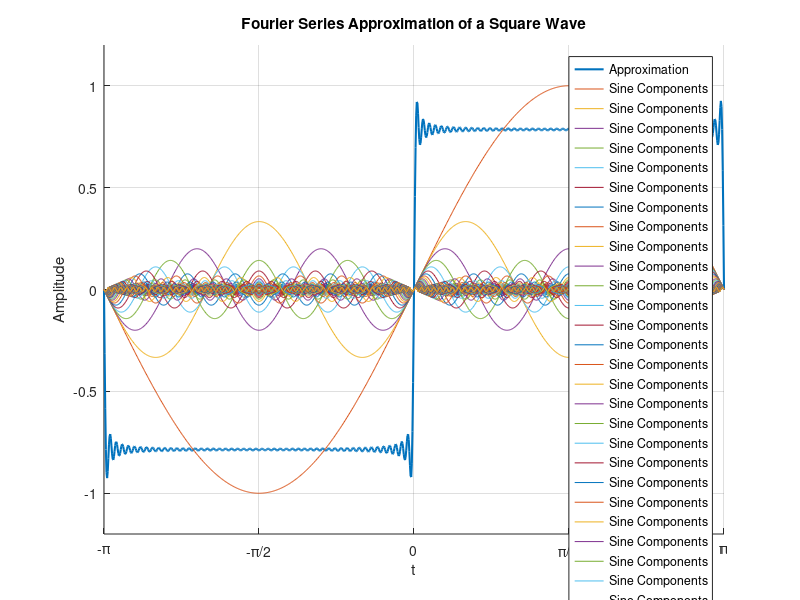

MATLAB code to generate this figure: (Note: this script raises an error after producing the figure.)
% SPDX-License-Identifier: GPL-3.0-or-later
%
% hw5_plottingSchemingEven.m -- ECE210: MATLAB Seminar
% Copyright (C) 2025 Abhijeet Khirdekar <akhirdekar144@gmail.com>

clc;

%% 1.

% Formula:
%   a_n = 2n + 1,
%   s(t) = sum_{n=0 to i} [sin(a_n * t) / a_n], for t in [-π, π].

numTerms = 50;            % Number of terms in the sum
nValues = 0:numTerms;     % Index set from 0 to 50
aVec = 2 * nValues + 1;   % Generate a_n = 2n + 1

tPoints = linspace(-pi, pi, 1000);  % 1000 points from -π to π
% Create a matrix of sine components, each row is sin(a_n * tPoints) / a_n

allTerms = sin(aVec.' .* tPoints) ./ aVec.';

% Sum over each row to get the approximation
squareApprox = sum(allTerms, 1);

figure('Name','Square Wave Approximation'); 
hold on;
plot(tPoints, squareApprox, 'LineWidth', 1.5, 'DisplayName','Approximation');
plot(tPoints, allTerms, 'DisplayName','Sine Components');
title('Fourier Series Approximation of a Square Wave');
xlabel('t');
ylabel('Amplitude');

% Adjust the x-axis ticks to show multiples of π
xlim([tPoints(1), tPoints(end)]);
xticks([-pi, -pi/2, 0, pi/2, pi]);
xticklabels({'-\pi', '-\pi/2', '0', '\pi/2', '\pi'});
ylim([-1.2, 1.2]);  % Slightly bigger range to see overshoot
grid on;
legend('Location','best');
hold off;


%% 2.

% Split data into two subplots:
%   Left subplot: the summed approximation only.
%   Right subplot: all the individual sin components.

figure('Name','Square Wave Subplots');
sgtitle('Fourier Series: Summed vs. Components');

% Left Subplot: Summation
subplot(1, 2, 1);
plot(tPoints, squareApprox, 'LineWidth', 1.5, 'Color','b');
title('Summed Approximation');
xlabel('t');
ylabel('Amplitude');
xlim([tPoints(1), tPoints(end)]);
xticks([-pi, -pi/2, 0, pi/2, pi]);
xticklabels({'-\pi', '-\pi/2', '0', '\pi/2', '\pi'});
ylim([-1.2, 1.2]);
grid on;

% Right Subplot: Individual Components
subplot(1, 2, 2);
plot(tPoints, allTerms);
title('Sine Components');
xlabel('t');
ylabel('Amplitude');
xlim([tPoints(1), tPoints(end)]);
xticks([-pi, -pi/2, 0, pi/2, pi]);
xticklabels({'-\pi', '-\pi/2', '0', '\pi/2', '\pi'});
ylim([-1.2, 1.2]);
grid on;


%% 3. 

% Surface Plot of z = x sin(x) - y cos(y)
% Create a mesh over [-2π, 2π] x [-2π, 2π].
% Then define Z = X.*sin(X) - Y.*cos(Y), and plot it with 'surf'.

nGrid = 64;  % Number of points in each dimension
xVals = linspace(-2*pi, 2*pi, nGrid);
yVals = linspace(-2*pi, 2*pi, nGrid);

[X, Y] = meshgrid(xVals, yVals);
Z = X .* sin(X) - Y .* cos(Y);  % Function definition

figure('Name','Surface Plot');
surf(X, Y, Z);
title('z = x sin(x) - y cos(y)');
xlabel('x');
ylabel('y');
zlabel('z');
shading interp;  % Smooth shading for better visualization
colormap jet;
colorbar;


%% Extra: Plot the MATLAB Logo
% The MATLAB function "membrane" reproduces a surface resembling the MATLAB logo

figure('Name','MATLAB Logo');
logoData = membrane(1, 25);   % Generate a membrane-based surface
surf(logoData);
title('MATLAB Logo');
axis tight;
shading interp;
colormap parula;
colorbar;
